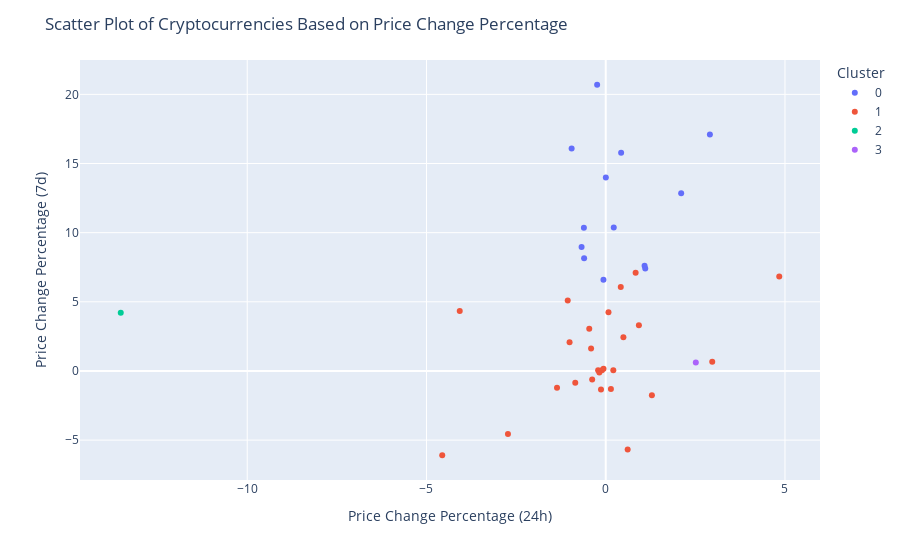

The notebook cell saved with this chart:
### Code cell
#Sometimes hvPlot is not working in my system! so I used matplot instead to see the results.
import plotly.express as px
df_market_data_copy = df_market_data_copy.reset_index()


fig = px.scatter(df_market_data_copy, 
                 x="price_change_percentage_24h", 
                 y="price_change_percentage_7d", 
                 color="Cluster", 
                 hover_data=["coin_id"])

fig.update_layout(title='Scatter Plot of Cryptocurrencies Based on Price Change Percentage',
                  xaxis_title='Price Change Percentage (24h)',
                  yaxis_title='Price Change Percentage (7d)')
fig.show()

### Figure 1 — Plotly figure (JSON) as saved in the notebook; plotly's stock layout.template omitted (floating-point values rounded to 4 significant figures)
{"data": [{"customdata": [["bitcoin"], ["ethereum"], ["bitcoin-cash"], ["binancecoin"], ["chainlink"], ["cardano"], ["litecoin"], ["monero"], ["tezos"], ["cosmos"], ["wrapped-bitcoin"], ["zcash"], ["maker"]], "hovertemplate": "Cluster=0<br>price_change_percentage_24h=%{x}<br>price_change_percentage_7d=%{y}<br>coin_id=%{customdata[0]}<extra></extra>", "legendgroup": "0", "marker": {"color": "#636efa", "symbol": "circle"}, "mode": "markers", "name": "0", "orientation": "v", "showlegend": true, "type": "scatter", "x": [1.084, 0.2239, 2.906, 2.104, -0.2394, 0.00322, -0.06341, 0.4296, -0.6732, -0.951, 1.102, -0.609, -0.6028], "xaxis": "x", "y": [7.603, 10.38, 17.1, 12.86, 20.69, 13.99, 6.602, 15.79, 8.957, 16.09, 7.405, 10.35, 8.154], "yaxis": "y"}, {"customdata": [["tether"], ["ripple"], ["bitcoin-cash-sv"], ["crypto-com-chain"], ["usd-coin"], ["eos"], ["tron"], ["okb"], ["stellar"], ["cdai"], ["neo"], ["leo-token"], ["huobi-token"], ["nem"], ["binance-usd"], ["iota"], ["vechain"], ["theta-token"], ["dash"], ["ethereum-classic"], ["havven"], ["omisego"], ["ontology"], ["ftx-token"], ["true-usd"], ["digibyte"]], "hovertemplate": "Cluster=1<br>price_change_percentage_24h=%{x}<br>price_change_percentage_7d=%{y}<br>coin_id=%{customdata[0]}<extra></extra>", "legendgroup": "1", "marker": {"color": "#EF553B", "symbol": "circle"}, "mode": "markers", "name": "1", "orientation": "v", "showlegend": true, "type": "scatter", "x": [-0.2117, -0.3782, 0.9253, 0.6121, -0.1782, 0.1448, 0.07647, -2.727, -1.008, 0.2117, 0.493, -0.1319, -0.4082, -0.8499, -0.1064, 0.42, 1.288, -4.561, -1.06, -0.4595, -4.072, 4.84, -1.358, 0.8342, -0.06197, 2.971], "xaxis": "x", "y": [0.04935, -0.6093, 3.296, -5.672, -0.1187, -1.312, 4.239, -4.554, 2.071, 0.0582, 2.442, -1.349, 1.618, -0.8514, 0.04726, 6.068, -1.764, -6.095, 5.094, 3.052, 4.337, 6.83, -1.214, 7.104, 0.1664, 0.6704], "yaxis": "y"}, {"customdata": [["ethlend"]], "hovertemplate": "Cluster=2<br>price_change_percentage_24h=%{x}<br>price_change_percentage_7d=%{y}<br>coin_id=%{customdata[0]}<extra></extra>", "legendgroup": "2", "marker": {"color": "#00cc96", "symbol": "circle"}, "mode": "markers", "name": "2", "orientation": "v", "showlegend": true, "type": "scatter", "x": [-13.53], "xaxis": "x", "y": [4.213], "yaxis": "y"}, {"customdata": [["celsius-degree-token"]], "hovertemplate": "Cluster=3<br>price_change_percentage_24h=%{x}<br>price_change_percentage_7d=%{y}<br>coin_id=%{customdata[0]}<extra></extra>", "legendgroup": "3", "marker": {"color": "#ab63fa", "symbol": "circle"}, "mode": "markers", "name": "3", "orientation": "v", "showlegend": true, "type": "scatter", "x": [2.513], "xaxis": "x", "y": [0.6035], "yaxis": "y"}], "layout": {"legend": {"title": {"text": "Cluster"}, "tracegroupgap": 0}, "margin": {"t": 60}, "title": {"text": "Scatter Plot of Cryptocurrencies Based on Price Change Percentage"}, "xaxis": {"anchor": "y", "domain": [0, 1], "title": {"text": "Price Change Percentage (24h)"}}, "yaxis": {"anchor": "x", "domain": [0, 1], "title": {"text": "Price Change Percentage (7d)"}}}}
